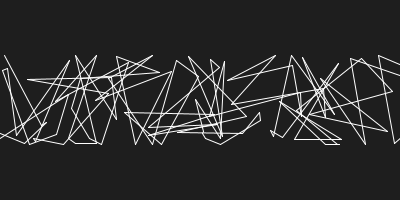
Frame 1 (no input)
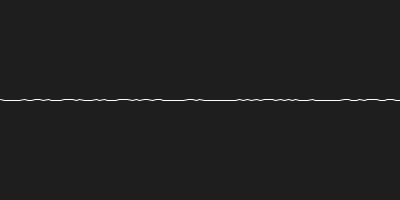
Frame 60 (the mouse pressed at the canvas centre just before this capture)
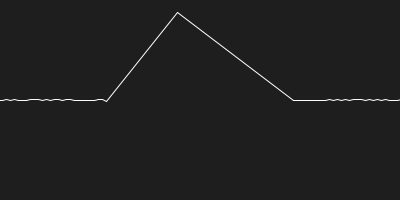
Frame 120 (the mouse held since frame 60 and released just before this capture)

The Processing sketch that drew these frames (run headless with seeded random() and noise(); from frame 60 on, the mouse is pressed at the canvas centre):

// Processing sketch: test
// ── test.pde
int w = 400;
int h = 200;
Node[] line1 = new Node[w / 4];

void setup() {
	stroke(255);
	surface.setSize(w, h);
	for(int i = 0; i < line1.length; i++) {
		line1[i] = new Node(i * w / line1.length, height / 2, 0.1);
	}
}

void draw() {
	background(30);
	for(int i = 0; i < line1.length; i++) {
		line1[i].update();
	}
	for(int i = 0; i < line1.length - 1; i++) {
		line(line1[i].location.x, line1[i].location.y, line1[i + 1].location.x, line1[i + 1].location.y);
	}
	line(line1[line1.length - 1].location.x, line1[line1.length - 1].location.y, width, line1[line1.length - 1].desiredLocation.y);
}

class Node {
	PVector location;
	PVector desiredLocation;
	float strength;

	Node(float dx, float dy, float strength) {
		this.desiredLocation = new PVector(dx, dy);
		this.location = PVector.random2D().mult(50).add(this.desiredLocation);
		this.strength = strength;
	}

	void update() {
		if(mousePressed) {
			PVector diff = new PVector(mouseX - location.x, mouseY - location.y);
			diff.mult(10 / diff.mag());
			this.location.sub(diff);
		}
		location.lerp(desiredLocation, strength);
	}
}
